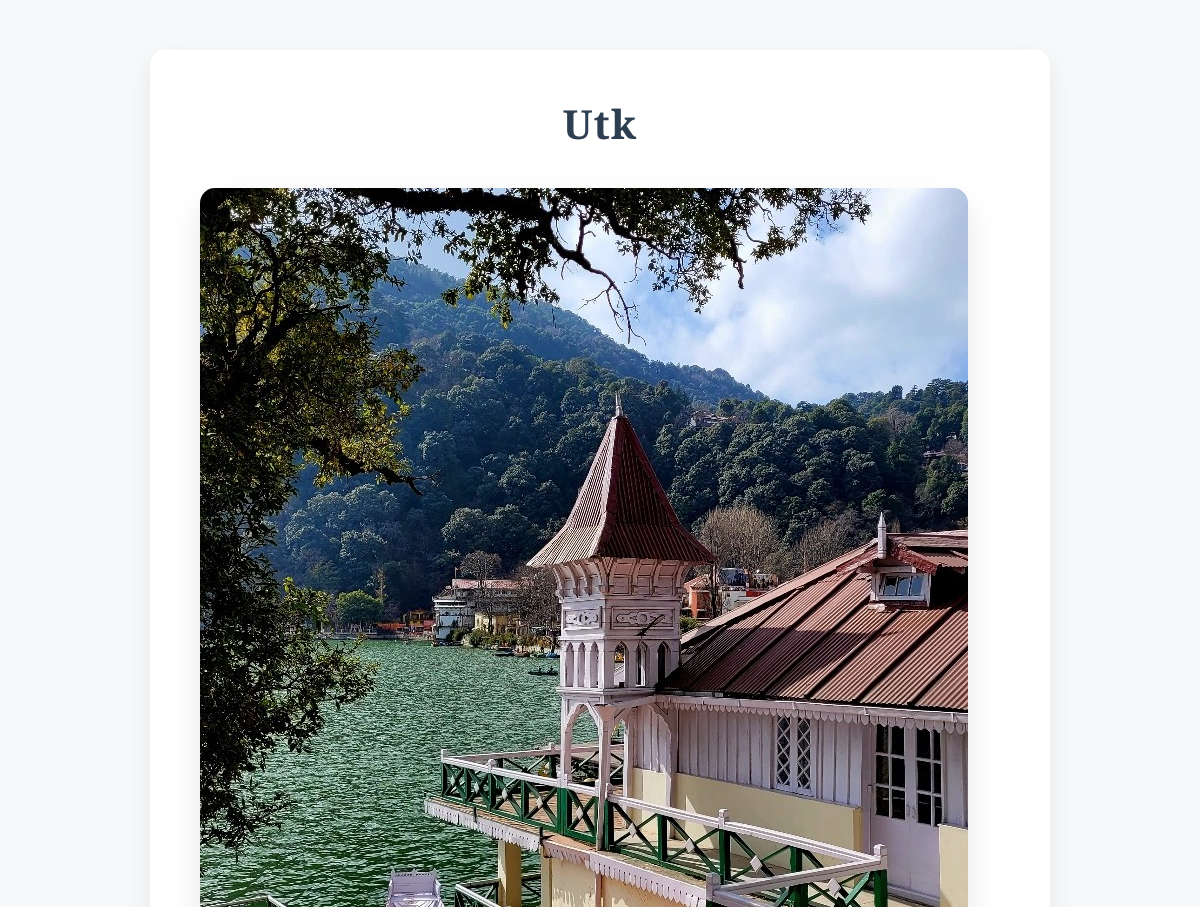
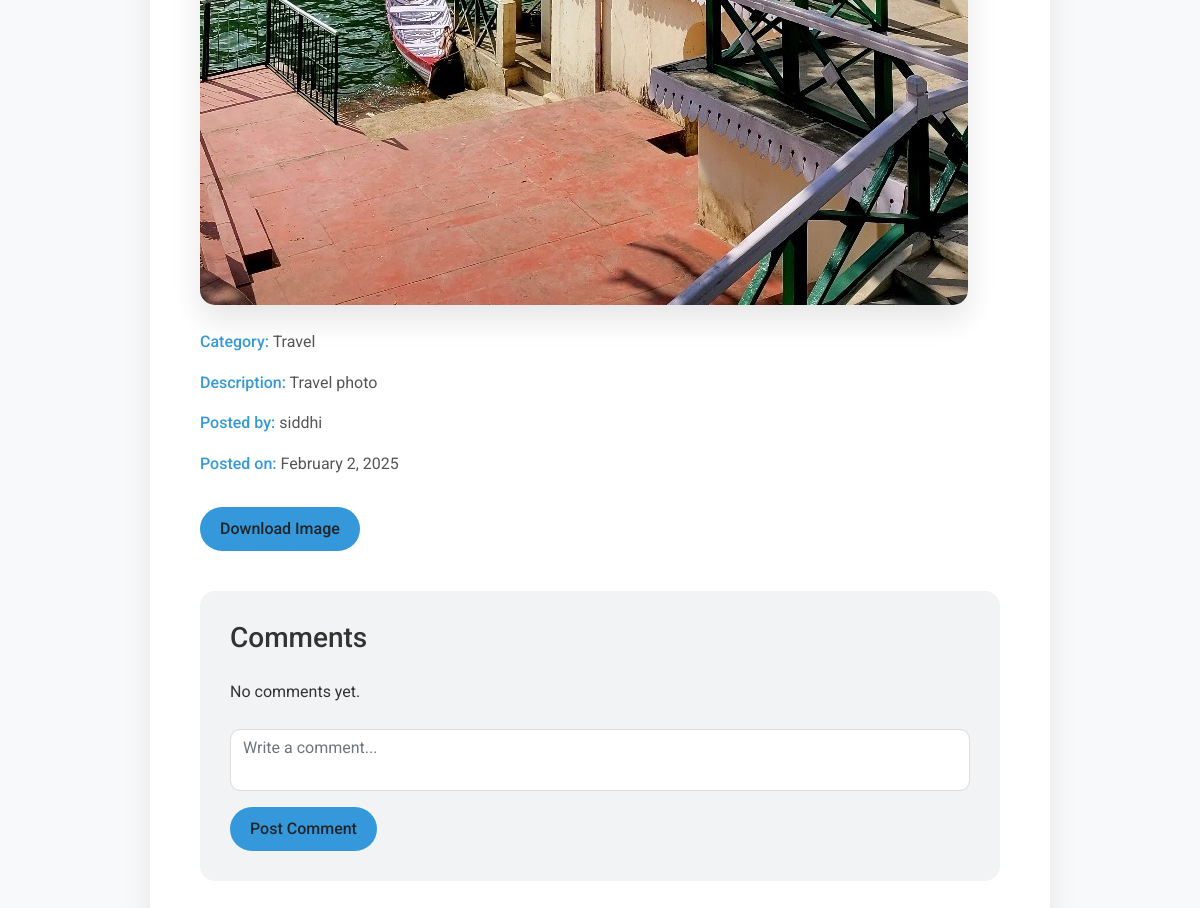
Screenshot of /photo/d2da856b-7a62-4719-980c-51a7f1a5b917/ (signed in) with the database file from the repository (2 pictures, top to bottom).
### photos/models.py (models this page shows, shortened)
class Photo(models.Model):
    id = models.CharField(
        max_length=225,
        unique=True,
        blank=False,
        null=False,
        default=uuid4,
        primary_key=True)
    name = models.CharField(max_length=100, null=False,
                            blank=False)
    image = models.ImageField(null=False, blank=False)
    description = models.TextField(null=False, blank=False)
    category = models.ForeignKey(
        Category, on_delete=models.SET_NULL, null=True)
    user = models.ForeignKey(
        User, on_delete=models.SET_NULL, null=True)  # New field
    created = models.DateTimeField(auto_now_add=True)
    last_updated = models.DateTimeField(auto_now=True)
    id = models.CharField(
        max_length=225,
        unique=True,
        blank=False,
        null=False,
        default=uuid4,
        primary_key=True)
    name = models.CharField(max_length=100, null=False,
                            blank=False)
    image = models.ImageField(null=False, blank=False)
    description = models.TextField(null=False, blank=False)
    category = models.ForeignKey(
        Category, on_delete=models.SET_NULL, null=True)
    created = models.DateTimeField(auto_now_add=True)
    last_updated = models.DateTimeField(auto_now=True)

class Category(models.Model):
    id = models.CharField(
        max_length=225,
        unique=True,
        blank=False,
        null=False,
        default=uuid4,
        primary_key=True)
    name = models.CharField(max_length=100, null=False,
                            blank=False)
    created = models.DateTimeField(auto_now_add=True)

### photos/views.py (the view)
# urls.py: path('photo/<str:pk>/', views.view_photo, name='photo'),
@login_required(login_url='login')
def view_photo(request, pk):
    photo = get_object_or_404(Photo, id=pk)
    comments = photo.comments.all()
    if request.method == 'POST' and request.user.is_authenticated:
        form = CommentForm(request.POST)
        if form.is_valid():
            comment = form.save(commit=False)
            comment.photo = photo
            comment.user = request.user
            comment.save()
            return redirect('photo', pk=pk)
    else:
        form = CommentForm()
    context = {
        'photo': photo,
        'comments': comments,
        'form': form,
    }
    return render(request, 'photos/photo.html', context)

### photos/forms.py
class CommentForm(forms.ModelForm):
    class Meta:
        model = Comment
        fields = ['text']  # Only the text field from the Comment model
        widgets = {
            'text': forms.Textarea(attrs={'rows': 4, 'cols': 40}),  # Style for the textarea
        }

### photos/templates/photos/photo.html (shortened to what this page needs)
<!DOCTYPE html>
<html lang="en">
  <head>
    <link href="https://cdn.jsdelivr.net/npm/bootstrap@5.0.0-beta1/dist/css/bootstrap.min.css" rel="stylesheet" />
  </head>
  <body>
    <div class="container">
      <h1>{{ photo.name }}</h1>
      <img src="{{ photo.image.url }}" alt="{{ photo.name }}" />
      <div class="details mt-4">
        <p><strong>Category:</strong> {{ photo.category.name }}</p>
        <p><strong>Description:</strong> {{ photo.description }}</p>
        <p><strong>Posted by:</strong> {{ photo.user.username }}</p>
        <p><strong>Posted on:</strong> {{ photo.created|date:"F j, Y" }}</p>
      </div>
      <a href="{{ photo.image.url }}" download="{{ photo.name }}" class="btn btn-download mt-3">Download Image</a>
      <div class="comments-section">
        <h3 class="mb-4">Comments</h3>
        {% if comments %}
          {% for comment in comments %}
            <div class="comment-item">
              <strong>{{ comment.user.username }}</strong>
              <p class="mt-2">{{ comment.text }}</p>
              <small class="text-muted">{{ comment.created_at|date:"F j, Y" }}</small>
            </div>
          {% endfor %}
        {% else %}
          <p>No comments yet.</p>
        {% endif %}
        {% if user.is_authenticated %}
          <form method="POST" class="comment-form mt-4">
            <textarea name="comment" class="form-control" placeholder="Write a comment..." required></textarea>
            <button type="submit" class="btn btn-submit mt-3">Post Comment</button>
          </form>
        {% else %}
          <div class="alert alert-warning mt-3">
            You need to be logged in to leave a comment.
          </div>
        {% endif %}
      </div>
    </div>
  </body>
</html>

### photos/templates/photos/photo.html (style rules this page uses)
body { background-color: #f8f9fa; font-family: 'Roboto', sans-serif; color: #333; line-height: 1.6; }
.container { background-color: white; border-radius: 15px; box-shadow: 0 10px 30px rgba(0,0,0,0.08); padding: 50px; margin-top: 50px; max-width: 900px; }
h1 { font-family: 'Playfair Display', serif; font-weight: 700; color: #2c3e50; text-align: center; margin-bottom: 40px; letter-spacing: 1px; }
img { max-width: 100%; border-radius: 15px; box-shadow: 0 15px 30px rgba(0,0,0,0.1); transition: transform 0.3s ease; }
.details p { font-size: 1rem; color: #555; margin-bottom: 15px; }
.details strong { color: #3498db; font-weight: 500; }
.comments-section { background-color: #f1f3f5; border-radius: 15px; padding: 30px; margin-top: 40px; }
.comment-form textarea { border-radius: 10px; border: 1px solid #ddd; resize: none; transition: all 0.3s ease; }
.btn-download, .btn-submit { background-color: #3498db; border: none; border-radius: 25px; padding: 10px 20px; font-weight: 500; transition: all 0.3s ease; }

### rows the page displays
Photo: name "Utk", image (picture), category.name "Travel", description "Travel photo", user.username "siddhi", created "February 2, 2025"
